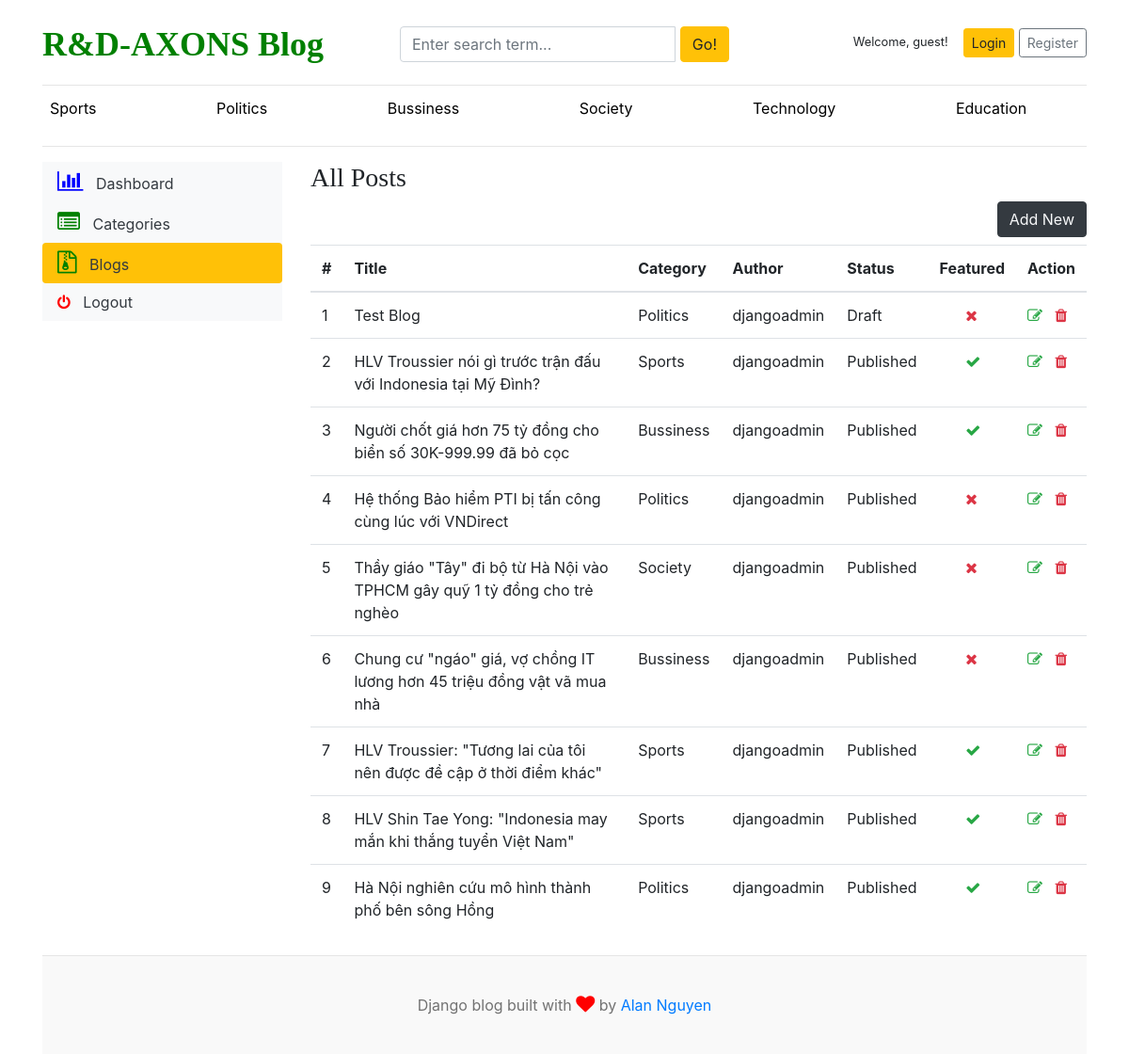
/dashboard/posts/, run on an earlier commit of the app's database.
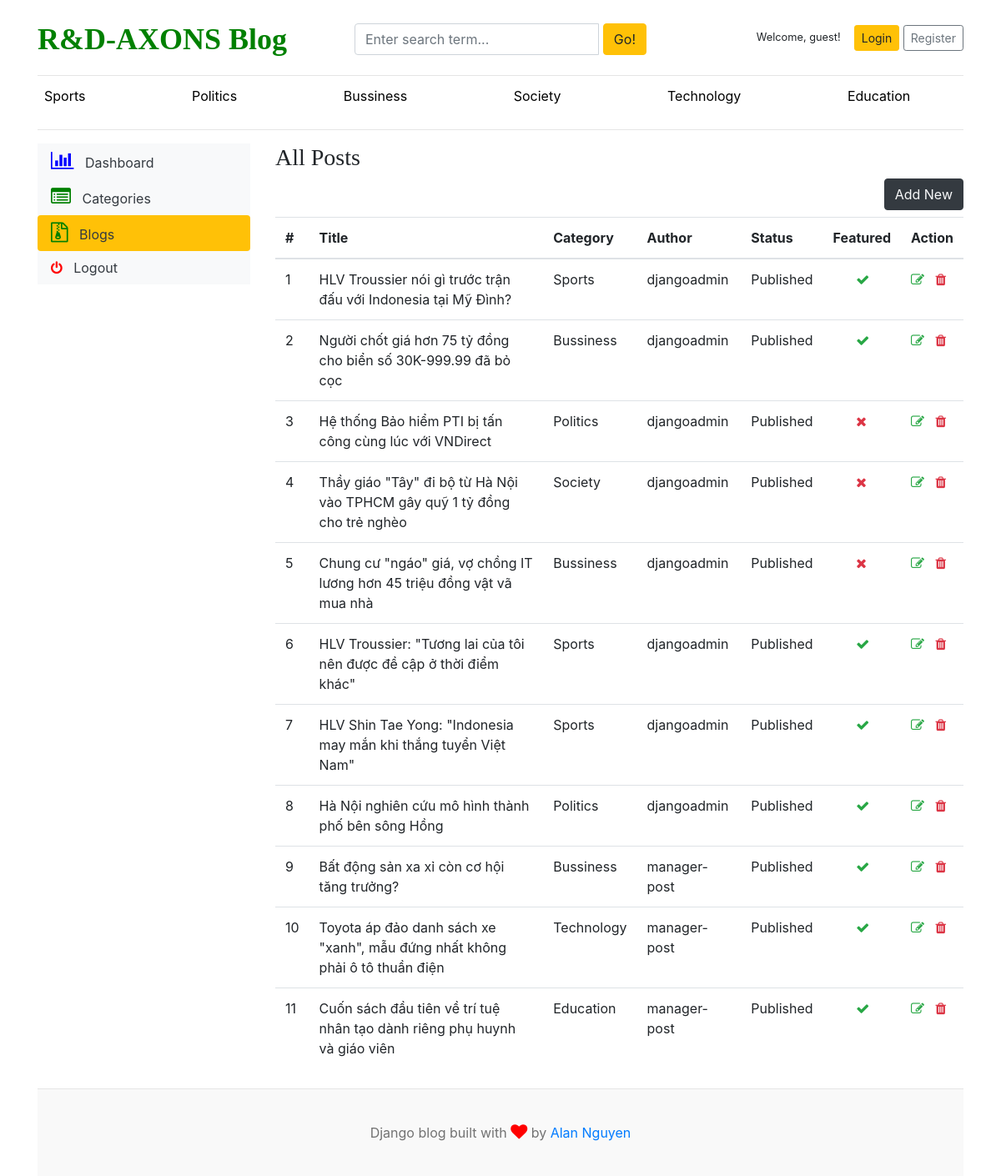
And on a later commit of the database.
### blogs/models.py (models this page shows, shortened)
class Category(models.Model):
    category_name = models.CharField(max_length=50, unique=True)
    created_at = models.DateTimeField(auto_now_add=True)
    updated_at = models.DateTimeField(auto_now=True)
    class Meta:
        verbose_name_plural = 'categories'

class Blog(models.Model):
    title = models.CharField(max_length=100)
    slug = models.SlugField(max_length=150, unique=True, blank=True)
    category = models.ForeignKey(Category, on_delete=models.CASCADE)
    author = models.ForeignKey(User, on_delete=models.CASCADE)
    featured_image = models.ImageField(upload_to='upload/%Y/%m/%d')
    short_description = models.TextField(max_length=500)
    blog_body = models.TextField(max_length=10000)
    status = models.CharField(max_length=20, choices=STATUS_CHOICES, default="Draft")
    is_featured = models.BooleanField(default=False)
    created_at = models.DateTimeField(auto_now_add=True)
    updated_at = models.DateTimeField(auto_now=True)

### dashboards/views.py (the view)
# urls.py: path('posts/', views.posts, name='posts'),
def posts(request):
    try:
        posts = Blog.objects.all()
    except:
        return render(request,'404.html')
    context = {
        'posts': posts,
    }
    return render(request, 'dashboard/posts.html', context)

### blogs/context_processors.py (called while the page is built)
def get_categories(request):
    categories = Category.objects.all()
    return dict(categories=categories)

def get_social_links(request):
    social_links = SocialLink.objects.all()
    return dict(social_links=social_links)

### templates/dashboard/posts.html (shortened to what this page needs)
{% extends "base.html" %}
{% block content %}
<hr>
<div class="row mb-2">
    {% include 'dashboard/sidebar.html'%}
    <div class="col-md-9 table-responsive">
        <h3>All Posts</h3>
        <a href="{% url 'add_post' %}" class="btn btn-dark text-light float-right mb-2">Add New</a>
        <table class="table table-hover">
            <thead>
                <tr>
                  <th>#</th>
                  <th>Title</th>
                  <th>Category</th>
                  <th>Author</th>
                  <th>Status</th>
                  <th>Featured</th>
                  <th>Action</th>
                </tr>
              </thead>
              <tbody>
                {% for row in posts %}
                <tr>
                  <td>{{ forloop.counter }}</td>
                  <td>{{ row.title }}</td>
                  <td>{{ row.category.category_name}}</td>
                  <td>{{ row.author }}</td>
                  <td>{{ row.status}} </td>
                  <td>{% if row.is_featured %}<i class="fa fa-check text-success" style="margin-left:40%;"></i>{% else %}<i class="fa fa-close text-danger" style="margin-left:40%;"></i>{% endif %}</td>
                  <td>
                    <a href="{% url 'edit_post' row.id %}"><i class="fa fa-edit text-success"></i></a>
                    <a href="{% url 'del_post' row.id %}"><i class="fa fa-trash text-danger"></i></a>
                 </td>
                </tr>
                {% endfor %}
              </tbody>
          </table>
    </div>
</div>
{% endblock content %}

### templates/base.html (shortened to what this page needs)
{% load static %}
<!DOCTYPE html>
<html lang="en">
<head>
    <link href="https://getbootstrap.com/docs/4.0/dist/css/bootstrap.min.css" rel="stylesheet">
    <link rel="stylesheet" href="https://cdnjs.cloudflare.com/ajax/libs/font-awesome/4.7.0/css/font-awesome.min.css">
    <link href="{% static 'css/blogs.css' %}" rel="stylesheet">
  </head>
<body>
    <div class="container">
      <header class="blog-header py-3">
        <div class="row flex-nowrap justify-content-between align-items-center">
          <div class="col-4 pt-1">
            <a class="blog-header-logo" href="/" style="font-weight:900; color:green;">R&D-AXONS Blog</a>
          </div>
          <div class="col-4 pt-1" >
            <form action="{% url 'search' %}" method="GET">
              <div class="input-group">
                <input class="form-control" type="text" name="keyword" value="{{ keyword }}" placeholder="Enter search term..." aria-label="Enter search term..." aria-describedby="button-search" /><p style="margin-right:5px;"> </p>
                <button type="submit " class="btn btn-warning" id="button-search" type="button">Go!</button>
            </div>
            </form>
          </div>
          <div class="col-4 d-flex justify-content-end align-items-center">
            {% if user.is_authenticated %}
              <div class="nav-item">
                <small class="nav-link">Welcome, {{ user.username }}!</small>
              </div>
              <a href="{% url 'dashboard' %}" style="text-decoration: None">Dashboard</a> &nbsp;
              <a href="{% url 'logout' %}" style="text-decoration: None">Logout</a>
            {% else %}
              <div class="nav-item">
                <small class="nav-link">Welcome, guest!</small>
              </div>
              <a class="btn btn-sm btn-warning" href="{% url 'login' %}">Login</a> &nbsp;
              <a class="btn btn-sm btn-outline-secondary" href="{% url 'register' %}">Register</a>
            {% endif %}
          </div>
        </div>
      </header>
      <div class="nav-scroller py-1 mb-2">
        <nav class="nav d-flex justify-content-between">
          {% for item in categories %}
            <a class="p-2 cat-text" href="{% url 'posts_by_category' item.pk %} " style=" text-decoration: none">{{ item.category_name }}</a>
            <br/>
          {% endfor %}
        </nav>
      </div>
{% block content %}
{% endblock content %}
    <footer class="blog-footer">
        <p>Django blog built with <i class="fa fa-heart my-heart"></i> by <a href="#">Alan Nguyen</a></p>
    </footer>
</body>
</html>

### templates/dashboard/sidebar.html (shortened to what this page needs)
<div class="col-md-3">
    <div class="nav flex-column nav-pills bg-light" aria-orientation="vertical">
        <a href="{% url 'dashboard' %}" class="nav-link text-dark {% if '/dashboard/' == request.path %} bg-warning {% endif %}"><i class="fa fa-bar-chart" style="font-size:24px; color:blue;"></i> &nbsp Dashboard</a>
        <a href="{% url 'categories' %}" class="nav-link text-dark {% if '/categories/' in request.path %} bg-warning {% endif %}"><i class="fa fa-list-alt" style="font-size:24px; color:green"></i> &nbsp Categories</a>
        <a href="{% url 'posts' %}" class="nav-link text-dark {% if '/posts/' in request.path %} bg-warning {% endif %}"><i class="fa fa-file-archive-o" style="font-size:24px;color:green"></i> &nbsp Blogs</a>
        <a href="{% url 'logout' %}" class="nav-link text-dark"><i class="fa fa-power-off" style="color:red"></i><span class="text"> &nbsp Logout</span> </a>
    </div>
</div>

### blog_main/static/css/blogs.css (style rules this page uses)
.blog-header { border-bottom: 1px solid #e5e5e5; }
.blog-header-logo { font-family: "IBM Plex Sans"!important; font-size: 2.25rem; }
h1, h2, h3, h4, h5, h6 { font-family: "IBM Plex Sans"!important; }
.blog-footer { padding: 2.5rem 0; color: #727272; text-align: center; background-color: #f9f9f9; border-top: .05rem solid #e5e5e5; }
.blog-footer p:last-child { margin-bottom: 0; }
.my-heart { font-size:20px; color: red !important; }
.cat-text { text-decoration: none; color: black; }

What changed in the data, as far as the page shows it:
removed Blog: title "Test Blog", category.category_name "Politics", author "djangoadmin", status "Draft", is_featured False (drawn)
added Blog: title "Bất động sản xa xỉ còn cơ hội tăng trưởng?", category.category_name "Bussiness", author "manager-post", status "Published", is_featured True (drawn)
added Blog: title "Toyota áp đảo danh sách xe \"xanh\", mẫu đứng nhất không phải ô tô thuần điện", category.category_name "Technology", author "manager-post", status "Published", is_featured True (drawn)
added Blog: title "Cuốn sách đầu tiên về trí tuệ nhân tạo dành riêng phụ huynh và giáo viên", category.category_name "Education", author "manager-post", status "Published", is_featured True (drawn)
